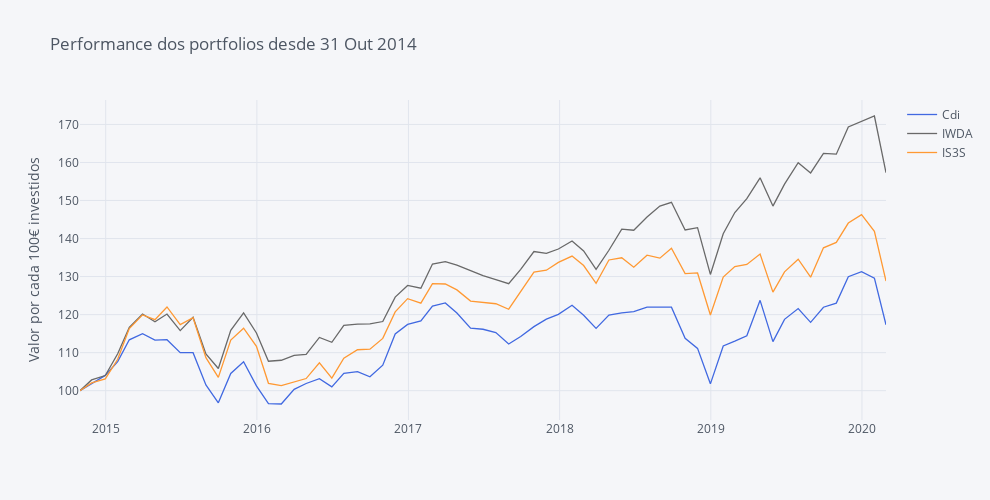

Notebook code cell kept with this figure:
### Markdown cell above
### Análise completa, desde 31 Out 2014

### Code cell
round(fundos_norm, 2).iplot(yTitle='Valor por cada 100€ investidos', title='Performance dos portfolios desde 31 Out 2014',
                           colors=['royalblue', 'dimgray', 'orange'], dimensions=dimensions)
